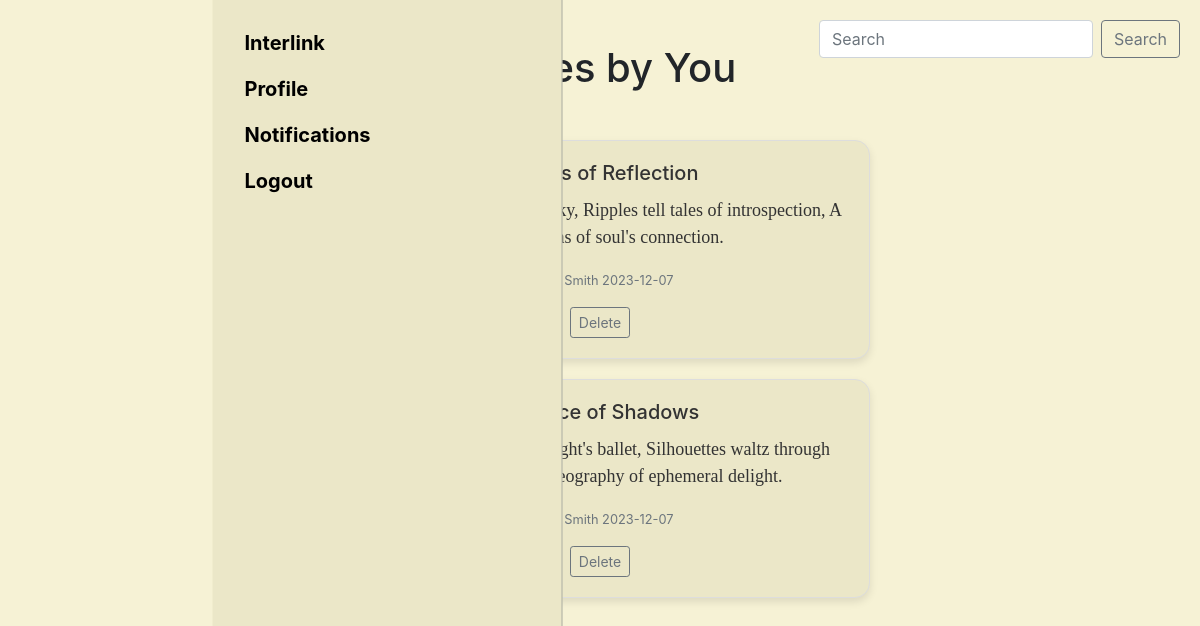
The app's page /profile/Ethan Smith/ (signed in) with its own data.
### app/models.py (models this page shows, shortened)
class Posts(db.Model):
    id = db.Column(db.Integer, primary_key=True)
    title = db.Column(db.String(255))
    content = db.Column(db.Text)
    date_posted = db.Column(db.DateTime, default=datetime.utcnow)
    user_id = db.Column(db.Integer, db.ForeignKey('user.id'), nullable=False)
    likes = db.Column(db.Integer, default=0)

class User(db.Model, UserMixin):
    id = db.Column(db.Integer, primary_key=True)
    username = db.Column(db.String(64), index=True, unique=True)
    email = db.Column(db.String(120), index=True, unique=True)
    hashed_password = db.Column(db.String(128))
    posts = db.relationship('Posts', backref='author')
    @property
    def password(self):
        raise AttributeError('password is not a readable attribute!')

### app/views.py (the view)
@app.route('/profile/<string:user_username>/', methods=['GET', 'POST'])
@login_required
def profile(user_username):
    from app.models import User
    user = User.query.filter_by(username=user_username).first_or_404()
    is_user = (current_user.id == user.id)
    post_data = Posts.query.filter_by(user_id=user.id).all()
    friends = Friends.query.filter(
        ((Friends.user_id == current_user.id) & (Friends.friend_id == user.id))).first()
    friend_status = friends.status if friends else None
    return render_template('profile.html', post_data=post_data, user=user, title='Main', current_user=current_user,
                           is_user=is_user, friend_status=friend_status)

### app/__init__.py (called while the page is built)
@login_manager.user_loader
def load_user(id):
    return User.query.get(int(id))

### app/templates/profile.html (shortened to what this page needs)
{% extends "base.html" %}
{% block content %}
<br>
{% if is_user %}
    <div style="text-align: center; padding-top: 20px;">
        <h1>Verses by You</h1>
    </div>
{% endif %}
<div class="container text-center mt-5">
    <div class="row">
        <div class="col-md-6 mx-auto">
            <div class="posts">
                {% for post_data in post_data %}
                    <div class="card-post">
                        <div class="card-body">
                            <h5 class="card-title">{{ post_data.title }}</h5>
                            <p class="card-text lead">{{ post_data.content }}</p>
                            <p class="card-text">
                                <small class="text-muted">
                                    {{ post_data.author.username }} {{ post_data.date_posted.strftime('%Y-%m-%d')}}
                                </small>
                            </p>
                            {% if is_user %}
                                <a href="{{ url_for('delete_post', id=post_data.id)}}" class="btn btn-outline-secondary btn-sm delete-button" role="button">Delete</a>
                            {% endif %}
                        </div>
                    </div>
                {% endfor %}
            </div>
        </div>
    </div>
</div>
{% endblock %}

### app/static/styling.css (style rules this page uses)
body { background-color: #f6f2d5; }
.card-post { background-color: #ebe7c8; color: #333; border: 1px solid #ddd; border-radius: 15px; margin-bottom: 20px; box-shadow: 0 4px 8px rgba(0, 0, 0, 0.1); }
.card-text.lead { font-family:Georgia; font-size: 18px; line-height: 1.5; color: #333; }

### records on screen
Posts: title "Ripples of Reflection", content "Pond's surface mirrors the sky, Ripples tell tales of introspection, A liquid canvas of soul's connection.", author.username "Ethan Smith", date_posted "2023-12-07"
Posts: title "A Dance of Shadows", content "Shadows pirouette in twilight's ballet, Silhouettes waltz through fading light, A choreography of ephemeral delight.", author.username "Ethan Smith", date_posted "2023-12-07"
